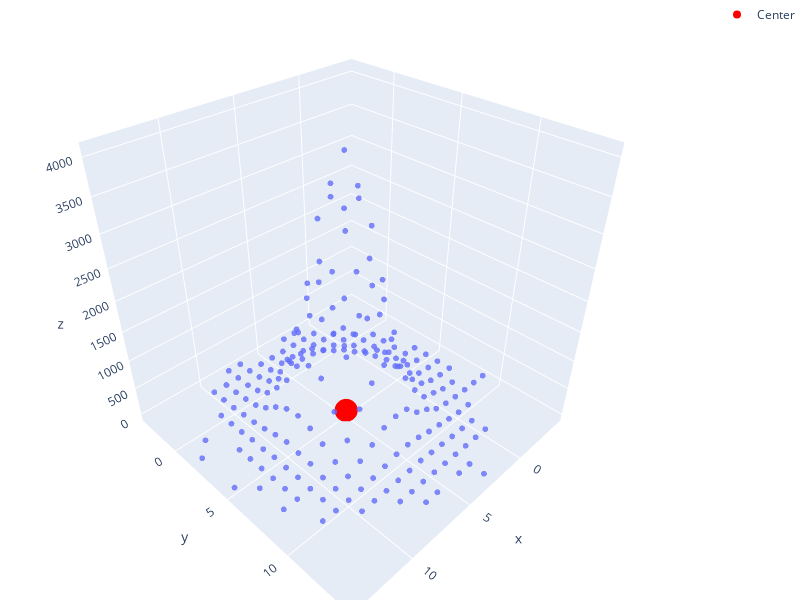

The notebook cell this image was saved under:
### Code cell
import plotly.graph_objects as go
fig = go.Figure(data=[go.Scatter3d(x=x_ax, y=y_ax, z=z_ax,
                                   mode='markers',showlegend = False,  marker=dict(
        size=2,
               # set color to an array/list of desired values
        opacity=0.8
    )), go.Scatter3d(
        x=[center[0][0]],
        y=[center[0][1]],
        z=[0],
        mode='markers',
        line=dict(
            color='red',
            width=2
        ),name = 'Center'
    )])
fig.update_layout(
        margin=dict(
            l=0,                    # Set left margin to 0
            r=0,                    # Set right margin to 0
            b=0,                    # Set bottom margin to 0
            t=0                    # Set top margin to 40
        ),
        width=800,                  # Set figure width to 800
        height=600 )
fig.show()

### Figure 1 — Plotly figure (JSON) as saved in the notebook; plotly's stock layout.template omitted (floating-point values rounded to 4 significant figures; data arrays with more than 128 entries replaced by an {"elided": "..."} marker saying what was removed)
{"data": [{"marker": {"opacity": 0.8, "size": 2}, "mode": "markers", "showlegend": false, "type": "scatter3d", "x": {"elided": "221 int values"}, "y": {"elided": "221 int values"}, "z": {"elided": "221 int values"}}, {"line": {"color": "red", "width": 2}, "mode": "markers", "name": "Center", "type": "scatter3d", "x": [5], "y": [5], "z": [0]}], "layout": {"height": 600, "margin": {"b": 0, "l": 0, "r": 0, "t": 0}, "width": 800}}
